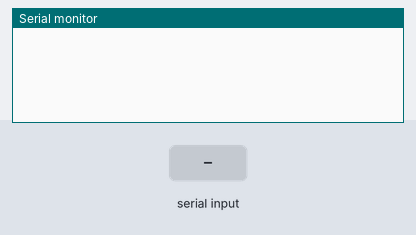
A sketch run on a simulated Arduino Uno, built with avr-gcc and run on an emulated ATmega328P. On the bench: the last lines printed to the serial monitor. The test bench sets the inputs (shaded band).

Above: at 1.2 s.
1.3 s: "1" received over Serial
At 3.4 s:
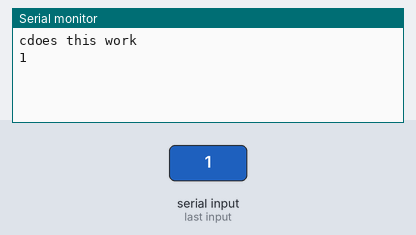
3.8 s: "1" received over the second serial link
At 5.0 s:
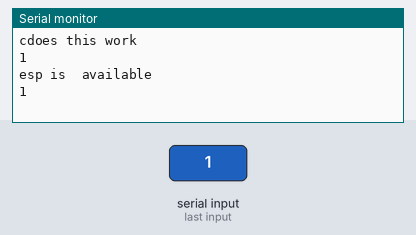
5.3 s: "0" received over Serial
At 5.7 s:
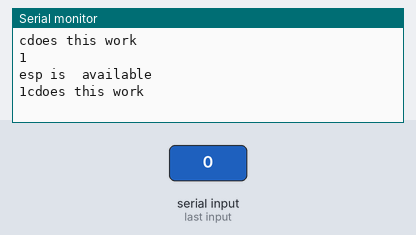
6.8 s: "2" received over the second serial link
At 7.5 s:
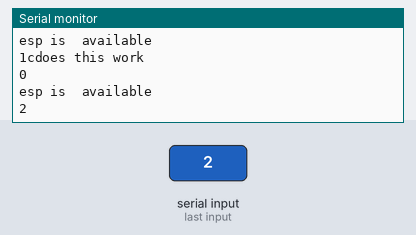
Timing chart, 0 to 9.3 s (numbered marks = the images above; inputs shaded):
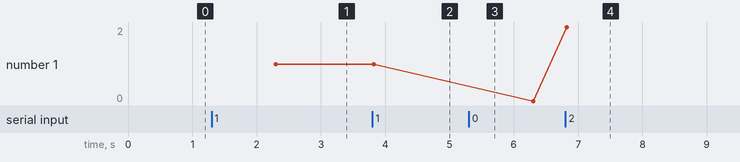

The sketch:

esp8266.ino
```cpp
#include <SoftwareSerial.h>
const byte rxPin=2;
const byte txPin=3;
SoftwareSerial esp8266 = SoftwareSerial(rxPin,txPin); //set up RX and TX pins

//TX pin is 3 --> goes to RX on esp8266
//RX is 2 --> goes to TX on esp8266
void setup() {
  pinMode(rxPin, INPUT);
  pinMode(txPin, OUTPUT);
  // put your setup code here, to run once:
  Serial.begin(9600);
  esp8266.begin(9600);
}


void loop() {
  if(esp8266.available())
  {
    Serial.println("esp is  available");
    while(esp8266.available())
    {
      char c = esp8266.read();
      Serial.write(c);
    }

  }
  if(Serial.available())
  {
    Serial.write('c');
    Serial.println("does this work");
    delay(1000);
    String command="";
    while(Serial.available())
    {
      command+=(char)Serial.read();
    }
    Serial.println(command);
    esp8266.write('a');
  }
  // put your main code here, to run repeatedly:

}
```

Measured:
- after the input at 1.3 s, the serial monitor: prints a new line at once (image 1)
- after the input at 3.8 s, the serial monitor: prints a new line at once (image 2)
- after the input at 5.3 s, the serial monitor: prints a new line at once (image 3)
- after the input at 6.8 s, the serial monitor: prints a new line at once (image 4)
- plotted number 1: 1 → 0 after the input at 5.3 s, 0 → 2 after the input at 6.8 s
